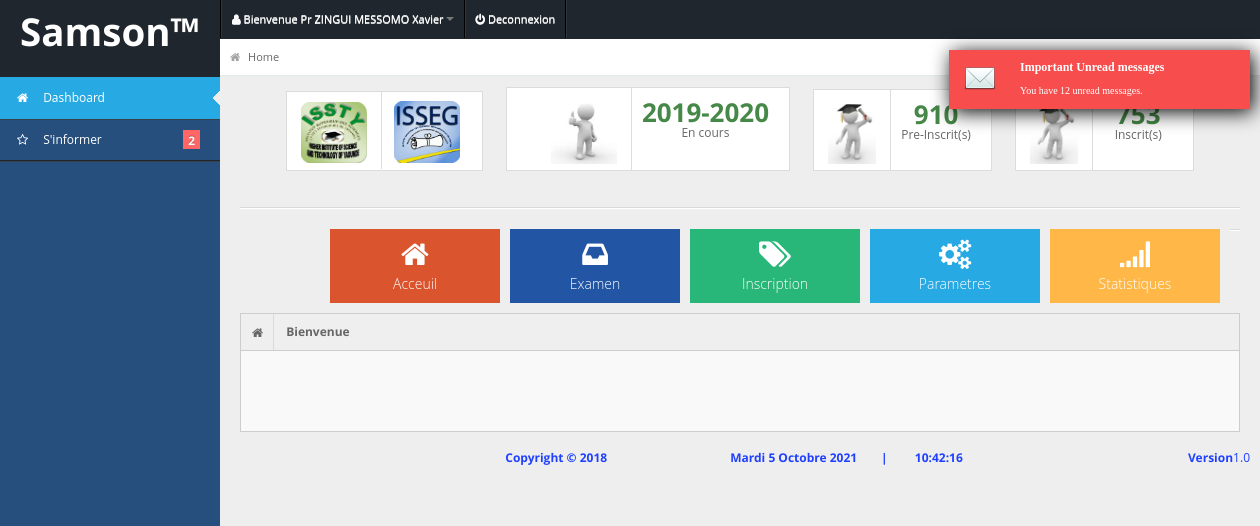
The page / (signed in) on the database its author committed.
### tables this page shows
CREATE TABLE `menu` (
  `idmenu` int(11) NOT NULL AUTO_INCREMENT,
  `idparent` int(11) DEFAULT NULL,
  `idfils` int(11) DEFAULT NULL,
  `libelle_fr` varchar(128) DEFAULT NULL,
  `libelle_en` varchar(128) DEFAULT NULL,
  `icon` varchar(128) DEFAULT NULL,
  `lien` varchar(128) NOT NULL DEFAULT '#',
  `idlien` varchar(20) DEFAULT NULL,
  `fichierrequete` varchar(255) DEFAULT NULL,
  `fichierassocier` varchar(255) DEFAULT NULL,
  `dossierviews` varchar(255) DEFAULT NULL,
  `titrevue` varchar(100) NOT NULL,
  `desscription` text,
  PRIMARY KEY (`idmenu`)
);

CREATE TABLE `annee_academique` (
  `id` int(11) NOT NULL AUTO_INCREMENT,
  `nomAC` varchar(25) NOT NULL,
  `statut` int(11) NOT NULL DEFAULT '0',
  `date_enreg` timestamp NOT NULL DEFAULT CURRENT_TIMESTAMP,
  `ordre` int(11) DEFAULT NULL,
  `encours` int(11) DEFAULT NULL,
  `codeannee` varchar(10) DEFAULT NULL,
  PRIMARY KEY (`id`)
);

### app/models/Class/Functions.php (the view, shortened to what this page needs)
<?php
class Functions {
    public $com;
    public function __construct($handle) {
        $this->com = $handle;
    }
    function getMenuAll()
    {
        if (!isset($_SESSION['parent'])) {
            $module = 4;
        } else {
            $module = $_SESSION['parent'];
        }
        if (isset($_SESSION['idgroupeutilisateur'])) {
            $iduser = $_SESSION['idgroupeutilisateur'];
        }
        $req = "SELECT * FROM menu WHERE menu.idfils=1 AND menu.idparent=" . $module . " ORDER BY libelle_fr ASC";
        $rep = $this->com->query($req);
        while ($menu = $rep->fetch(PDO::FETCH_ASSOC)) {
            $idmenu = $menu['idmenu'];
            if($this->Is_True_Parent($idmenu,$iduser)==1){
                $nombreSousMenuReq = "SELECT COUNT(menu.idmenu)  FROM menu
                inner join groupeutilisateurmenu on groupeutilisateurmenu.idmenu=menu.idmenu
                WHERE menu.idfils=2 AND menu.idparent='$idmenu' AND nivauaccess=1 and groupeutilisateurmenu.idgroupeutilisateur=$iduser ";
                $nombreSousMenuRep = $this->com->query($nombreSousMenuReq);
                $nombreSousMenu = 0;
                while ($nb = $nombreSousMenuRep->fetch()) {
                    $nombreSousMenu = $nb[0];
                }
                echo'<li class="submenu">
                    <a href="#"><i class="icon ' . $menu["icon"] . '"></i>  <span> ' . $menu["libelle_fr"] . '</span><span class="label label-success">'.$nombreSousMenu.'</span></a>
                <ul>';
                echo'</ul>
        </li>';
            }
        }
    }
    public function Is_True_Parent($idmenu, $idgroupeu) {
        $req = "SELECT count(DISTINCT menu.idmenu) FROM menu
    INNER JOIN groupeutilisateurmenu ON menu.idmenu = groupeutilisateurmenu.idmenu
    INNER JOIN groupeutilisateur ON groupeutilisateur.idgroupeutilisateur = groupeutilisateurmenu.idgroupeutilisateur
    WHERE menu.idfils=2 and menu.idparent='$idmenu'
    AND groupeutilisateur.idgroupeutilisateur='$idgroupeu'
    AND groupeutilisateurmenu.nivauaccess=1";
        $rep = $this->com->query($req);
        $max = null;
        while ($nb = $rep->fetch()) {
            $max = $nb[0];
        }
        if ($max == 0) {
            return 0;
        } else {
            return 1;
        }
    }
    public function getModule($idg) {
        $langue = 'libelle_fr';
        $Req_menu = "SELECT menu.idmenu, menu." . $langue . ", icon,lien FROM menu where menu.idfils=0 order by menu.libelle_fr";
        $Rep_menu = $this->com->query($Req_menu);
        while ($module = $Rep_menu->fetch()) {
                echo' <li class="' . $module['lien'] . '"> <a href="app\controllers\httpcontroller.php?module=' . $module['idmenu'] . '"> <i class="' . $module['icon'] . '"></i> <span class="label label-important"></span> ' . $module[$langue] . '</a> </li>';
        }
    }
    public function getAnneeAcade() {
        $Req_menu = "SELECT * FROM annee_academique where annee_academique.statut=1";
        $Rep_menu = $this->com->query($Req_menu);
        $module = $Rep_menu->fetch(PDO::FETCH_ASSOC);
            echo$module['nomAC'];
    }
    public function getNbEudpreInscrit() {
        $Req_menu = "select count(idetudiant) as nbpe from preinscription where idannee in(
  SELECT id FROM annee_academique where annee_academique.statut=1)";
        $Rep_menu = $this->com->query($Req_menu);
        $module = $Rep_menu->fetchAll();
        echo$module[0]['nbpe'];
    }
    public function getNbEudInscrit() {
        $Req_menu = "select count(idetudiant) as nbe from preinscription where is_inscrit=1 and idannee in(
  SELECT id FROM annee_academique where annee_academique.statut=1)";
        $Rep_menu = $this->com->query($Req_menu);
        $module = $Rep_menu->fetchAll();
        echo$module[0]['nbe'];
    }
}

### assets/css/matrix-style.css (style rules this page uses)
* { outline:none !important; -moz-outline: none !important; }
html, body { height:100% }
body { overflow-x: hidden; margin-top: -10px; font-family: 'Open Sans', sans-serif; font-size:12px; color:#666; }
a { color:#666; }
select, textarea, input[type="text"], input[type="password"], input[type="datetime"], input[type="datetime-local"], input[type="date"], input[type="month"], input[type="time"], input[type="week"], input[type="number"], input[type="email"], input[type="url"], input[type="search"], input[type="tel"], input[type="color"], .uneditable-input, .label, .dropdown-menu, .btn, .well, .progress, .table-bordered, .btn-group > .btn:first-child, .btn-group > .btn:last-child, .btn-group > .btn:last-child, .btn-group > .dropdown-toggle, .alert { border-radius:0px; }
.bg_lb { background:#27a9e3; }
.bg_lg { background:#28b779; }
.bg_ly { background:#ffb848; }
.bg_ls { background:#2255a4; }
.bg_lo { background:#da542e; }
#user-nav > ul > li > a > i, #sidebar li a i { opacity: 1; margin-top: 2px; color: #ffffff; }
#sidebar > ul > li { display: block; position: relative; }
#sidebar > ul > li > a { padding: 10px 0 10px 15px; display: block; color: #ffffff; }
#sidebar > ul > li > a > i { margin-right: 10px; }
#sidebar > ul > li > a > .label { margin: 0 20px 0 0; float: right; padding: 3px 5px 2px; }
.quick-actions_homepage .quick-actions li { position:relative; }
.stat-boxes li, .quick-actions li, .quick-actions-horizontal li { float: left; line-height: 18px; margin: 0 10px 10px 0px; padding: 0 10px; }
.quick-actions li { min-width:14%; min-height:70px; }
.quick-actions li, .quick-actions-horizontal li { padding: 0; }
.quick-actions li a { padding:10px 30px; }
.quick-actions li a, .quick-actions-horizontal li a { display: block; color: #fff; font-size:14px; font-weight:lighter; }
.quick-actions li a i[class^="icon-"], .quick-actions li a i[class*=" icon-"] { font-size:30px; display: block; margin: 0 auto 5px; }
.stat-boxes .peity_bar_good, .stat-boxes .peity_line_good, { color: #459D1C; }

### assets/css/matrix-media.css (style rules this page uses)
body { background-color: #264F7E; }
#sidebar > ul > li { border-top: 1px solid #37414b; border-bottom: 1px solid #1f262d; }
#sidebar > ul > li > a > .label { background-color:#F66; }

### rows shown on the page
menu: libelle_fr "S'informer", nombreSousMenu "2"
annee_academique: nomAC "2019-2020"
menu: libelle_fr "Acceuil"
menu: libelle_fr "Examen"
menu: libelle_fr "Inscription"
menu: libelle_fr "Parametres"
menu: libelle_fr "Statistiques"

### other values the page prints
$_SESSION['civilite'] "Pr"
$_SESSION['nom'] "ZINGUI MESSOMO"
$_SESSION['prenom'] "Xavier"
$module[0]['nbpe'] "910"
$module[0]['nbe'] "753"
$_SESSION['titrevue'] "Bienvenue"
